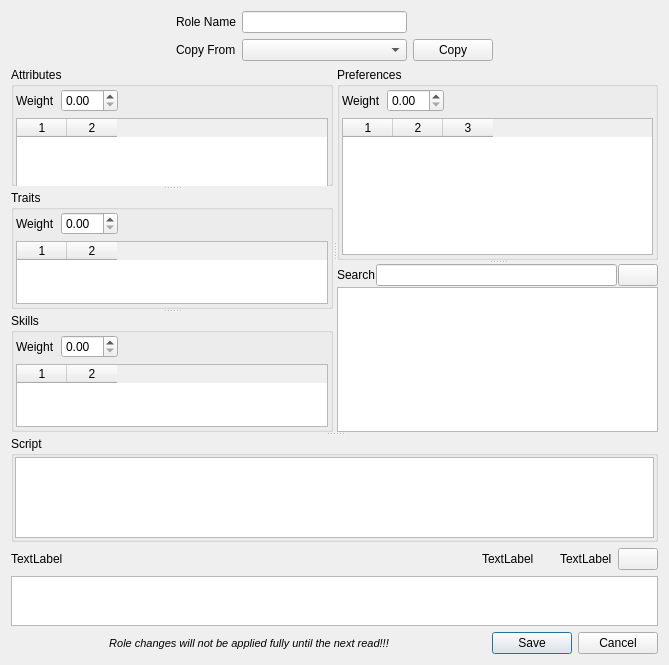
<?xml version="1.0" encoding="UTF-8"?>
<ui version="4.0">
 <class>roleDialog</class>
 <widget class="QDialog" name="roleDialog">
  <property name="geometry">
   <rect>
    <x>0</x>
    <y>0</y>
    <width>669</width>
    <height>665</height>
   </rect>
  </property>
  <property name="sizePolicy">
   <sizepolicy hsizetype="Expanding" vsizetype="Preferred">
    <horstretch>0</horstretch>
    <verstretch>0</verstretch>
   </sizepolicy>
  </property>
  <property name="windowTitle">
   <string>Custom Role</string>
  </property>
  <property name="windowIcon">
   <iconset resource="../images.qrc">
    <normaloff>:/img/hammer.png</normaloff>:/img/hammer.png</iconset>
  </property>
  <layout class="QGridLayout" name="gridLayout_2">
   <item row="4" column="1">
    <widget class="QTextEdit" name="txt_status_tip">
     <property name="maximumSize">
      <size>
       <width>16777215</width>
       <height>50</height>
      </size>
     </property>
    </widget>
   </item>
   <item row="5" column="1">
    <layout class="QHBoxLayout" name="horizontalLayout_5">
     <item>
      <spacer name="horizontalSpacer_10">
       <property name="orientation">
        <enum>Qt::Horizontal</enum>
       </property>
       <property name="sizeHint" stdset="0">
        <size>
         <width>40</width>
         <height>20</height>
        </size>
       </property>
      </spacer>
     </item>
     <item>
      <widget class="QLabel" name="label_2">
       <property name="font">
        <font>
         <pointsize>8</pointsize>
         <italic>true</italic>
        </font>
       </property>
       <property name="text">
        <string>Role changes will not be applied fully until the next read!!!</string>
       </property>
       <property name="textFormat">
        <enum>Qt::AutoText</enum>
       </property>
       <property name="alignment">
        <set>Qt::AlignCenter</set>
       </property>
      </widget>
     </item>
     <item>
      <spacer name="horizontalSpacer">
       <property name="orientation">
        <enum>Qt::Horizontal</enum>
       </property>
       <property name="sizeHint" stdset="0">
        <size>
         <width>40</width>
         <height>20</height>
        </size>
       </property>
      </spacer>
     </item>
     <item>
      <widget class="QPushButton" name="btn_save">
       <property name="text">
        <string>Save</string>
       </property>
      </widget>
     </item>
     <item>
      <widget class="QPushButton" name="btn_cancel">
       <property name="text">
        <string>Cancel</string>
       </property>
      </widget>
     </item>
    </layout>
   </item>
   <item row="3" column="1">
    <layout class="QHBoxLayout" name="horizontalLayout">
     <item>
      <widget class="QLabel" name="lbl_name">
       <property name="statusTip">
        <string>Select another dwarf to compare.</string>
       </property>
       <property name="text">
        <string>TextLabel</string>
       </property>
      </widget>
     </item>
     <item>
      <spacer name="horizontalSpacer_8">
       <property name="orientation">
        <enum>Qt::Horizontal</enum>
       </property>
       <property name="sizeHint" stdset="0">
        <size>
         <width>40</width>
         <height>20</height>
        </size>
       </property>
      </spacer>
     </item>
     <item>
      <widget class="QLabel" name="lbl_current">
       <property name="statusTip">
        <string>This is the current rating for this role. Note that this value is prior to comparison with the other dwarves.</string>
       </property>
       <property name="text">
        <string>TextLabel</string>
       </property>
      </widget>
     </item>
     <item>
      <spacer name="horizontalSpacer_9">
       <property name="orientation">
        <enum>Qt::Horizontal</enum>
       </property>
       <property name="sizeType">
        <enum>QSizePolicy::Fixed</enum>
       </property>
       <property name="sizeHint" stdset="0">
        <size>
         <width>20</width>
         <height>20</height>
        </size>
       </property>
      </spacer>
     </item>
     <item>
      <widget class="QLabel" name="lbl_new">
       <property name="statusTip">
        <string>This is the new rating for this role. Note that this value is prior to comparison with the other dwarves.</string>
       </property>
       <property name="text">
        <string>TextLabel</string>
       </property>
      </widget>
     </item>
     <item>
      <widget class="QPushButton" name="btnRefreshRatings">
       <property name="sizePolicy">
        <sizepolicy hsizetype="Fixed" vsizetype="Fixed">
         <horstretch>0</horstretch>
         <verstretch>0</verstretch>
        </sizepolicy>
       </property>
       <property name="text">
        <string/>
       </property>
       <property name="icon">
        <iconset resource="../images.qrc">
         <normaloff>:/img/refresh.png</normaloff>:/img/refresh.png</iconset>
       </property>
      </widget>
     </item>
    </layout>
   </item>
   <item row="0" column="1">
    <layout class="QGridLayout" name="gridLayout">
     <item row="1" column="1">
      <widget class="QLabel" name="label">
       <property name="text">
        <string>Copy From</string>
       </property>
      </widget>
     </item>
     <item row="0" column="1">
      <widget class="QLabel" name="lbl_role_name">
       <property name="text">
        <string>Role Name</string>
       </property>
      </widget>
     </item>
     <item row="0" column="2">
      <widget class="QLineEdit" name="le_role_name">
       <property name="toolTip">
        <string>The name of the role.</string>
       </property>
       <property name="statusTip">
        <string>Creating a custom role with the same name as a default role will override it in the default Roles view.</string>
       </property>
      </widget>
     </item>
     <item row="1" column="2">
      <widget class="QComboBox" name="cmb_copy">
       <property name="toolTip">
        <string>Target role to copy.</string>
       </property>
       <property name="statusTip">
        <string>Target role to copy.</string>
       </property>
      </widget>
     </item>
     <item row="1" column="3">
      <widget class="QPushButton" name="btn_copy">
       <property name="toolTip">
        <string>Copy the selected role.</string>
       </property>
       <property name="statusTip">
        <string>Copies all weights and aspects from the selected role.</string>
       </property>
       <property name="text">
        <string>Copy</string>
       </property>
      </widget>
     </item>
     <item row="1" column="4">
      <spacer name="horizontalSpacer_3">
       <property name="orientation">
        <enum>Qt::Horizontal</enum>
       </property>
       <property name="sizeHint" stdset="0">
        <size>
         <width>40</width>
         <height>20</height>
        </size>
       </property>
      </spacer>
     </item>
     <item row="1" column="0">
      <spacer name="horizontalSpacer_4">
       <property name="orientation">
        <enum>Qt::Horizontal</enum>
       </property>
       <property name="sizeHint" stdset="0">
        <size>
         <width>40</width>
         <height>20</height>
        </size>
       </property>
      </spacer>
     </item>
    </layout>
   </item>
   <item row="1" column="1">
    <widget class="QSplitter" name="splitter_main">
     <property name="sizePolicy">
      <sizepolicy hsizetype="Preferred" vsizetype="Expanding">
       <horstretch>0</horstretch>
       <verstretch>0</verstretch>
      </sizepolicy>
     </property>
     <property name="minimumSize">
      <size>
       <width>0</width>
       <height>0</height>
      </size>
     </property>
     <property name="orientation">
      <enum>Qt::Vertical</enum>
     </property>
     <property name="childrenCollapsible">
      <bool>false</bool>
     </property>
     <widget class="QSplitter" name="splitter_aspects_main">
      <property name="sizePolicy">
       <sizepolicy hsizetype="Expanding" vsizetype="Ignored">
        <horstretch>0</horstretch>
        <verstretch>0</verstretch>
       </sizepolicy>
      </property>
      <property name="minimumSize">
       <size>
        <width>0</width>
        <height>50</height>
       </size>
      </property>
      <property name="orientation">
       <enum>Qt::Horizontal</enum>
      </property>
      <property name="handleWidth">
       <number>4</number>
      </property>
      <property name="childrenCollapsible">
       <bool>false</bool>
      </property>
      <widget class="QSplitter" name="splitter_aspects_left">
       <property name="orientation">
        <enum>Qt::Vertical</enum>
       </property>
       <property name="handleWidth">
        <number>4</number>
       </property>
       <property name="childrenCollapsible">
        <bool>false</bool>
       </property>
       <widget class="QGroupBox" name="gb_attributes">
        <property name="sizePolicy">
         <sizepolicy hsizetype="Ignored" vsizetype="Preferred">
          <horstretch>0</horstretch>
          <verstretch>0</verstretch>
         </sizepolicy>
        </property>
        <property name="minimumSize">
         <size>
          <width>50</width>
          <height>10</height>
         </size>
        </property>
        <property name="maximumSize">
         <size>
          <width>16777215</width>
          <height>16777215</height>
         </size>
        </property>
        <property name="title">
         <string>Attributes</string>
        </property>
        <layout class="QVBoxLayout" name="verticalLayout_6">
         <property name="margin">
          <number>2</number>
         </property>
         <item>
          <layout class="QHBoxLayout" name="horizontalLayout_3">
           <item>
            <widget class="QLabel" name="lbl_attributes_weight">
             <property name="text">
              <string>Weight</string>
             </property>
            </widget>
           </item>
           <item>
            <widget class="QDoubleSpinBox" name="dsb_attributes_weight">
             <property name="toolTip">
              <string>Attributes weight.</string>
             </property>
             <property name="statusTip">
              <string>This weight is the importance of attributes relative to traits and skills. A higher weight gives more value. Leave at 0 to use default values.</string>
             </property>
             <property name="singleStep">
              <double>0.250000000000000</double>
             </property>
             <property name="value">
              <double>0.000000000000000</double>
             </property>
            </widget>
           </item>
           <item>
            <spacer name="horizontalSpacer_5">
             <property name="orientation">
              <enum>Qt::Horizontal</enum>
             </property>
             <property name="sizeHint" stdset="0">
              <size>
               <width>40</width>
               <height>20</height>
              </size>
             </property>
            </spacer>
           </item>
          </layout>
         </item>
         <item>
          <widget class="QTableWidget" name="tw_attributes">
           <property name="sizePolicy">
            <sizepolicy hsizetype="Expanding" vsizetype="Expanding">
             <horstretch>0</horstretch>
             <verstretch>0</verstretch>
            </sizepolicy>
           </property>
           <property name="minimumSize">
            <size>
             <width>0</width>
             <height>100</height>
            </size>
           </property>
           <property name="contextMenuPolicy">
            <enum>Qt::CustomContextMenu</enum>
           </property>
           <property name="toolTip">
            <string>Right click for options.</string>
           </property>
           <property name="statusTip">
            <string>Right click to add/remove skills.</string>
           </property>
           <property name="alternatingRowColors">
            <bool>true</bool>
           </property>
           <property name="columnCount">
            <number>2</number>
           </property>
           <attribute name="horizontalHeaderDefaultSectionSize">
            <number>50</number>
           </attribute>
           <attribute name="horizontalHeaderShowSortIndicator" stdset="0">
            <bool>true</bool>
           </attribute>
           <attribute name="horizontalHeaderStretchLastSection">
            <bool>false</bool>
           </attribute>
           <column/>
           <column/>
          </widget>
         </item>
        </layout>
       </widget>
       <widget class="QGroupBox" name="gb_traits">
        <property name="sizePolicy">
         <sizepolicy hsizetype="Ignored" vsizetype="Preferred">
          <horstretch>0</horstretch>
          <verstretch>0</verstretch>
         </sizepolicy>
        </property>
        <property name="minimumSize">
         <size>
          <width>50</width>
          <height>10</height>
         </size>
        </property>
        <property name="maximumSize">
         <size>
          <width>16777215</width>
          <height>16777215</height>
         </size>
        </property>
        <property name="title">
         <string>Traits</string>
        </property>
        <layout class="QVBoxLayout" name="verticalLayout_5">
         <property name="margin">
          <number>2</number>
         </property>
         <item>
          <layout class="QHBoxLayout" name="horizontalLayout_7">
           <item>
            <widget class="QLabel" name="lbl_attributes_weight_3">
             <property name="text">
              <string>Weight</string>
             </property>
            </widget>
           </item>
           <item>
            <widget class="QDoubleSpinBox" name="dsb_traits_weight">
             <property name="toolTip">
              <string>Traits weight.</string>
             </property>
             <property name="statusTip">
              <string>This weight is the importance of traits relative to attributes and skills. A higher weight gives more value. Leave at 0 to use default values.</string>
             </property>
             <property name="singleStep">
              <double>0.250000000000000</double>
             </property>
             <property name="value">
              <double>0.000000000000000</double>
             </property>
            </widget>
           </item>
           <item>
            <spacer name="horizontalSpacer_6">
             <property name="orientation">
              <enum>Qt::Horizontal</enum>
             </property>
             <property name="sizeHint" stdset="0">
              <size>
               <width>40</width>
               <height>20</height>
              </size>
             </property>
            </spacer>
           </item>
          </layout>
         </item>
         <item>
          <widget class="QTableWidget" name="tw_traits">
           <property name="sizePolicy">
            <sizepolicy hsizetype="Expanding" vsizetype="Expanding">
             <horstretch>0</horstretch>
             <verstretch>0</verstretch>
            </sizepolicy>
           </property>
           <property name="contextMenuPolicy">
            <enum>Qt::CustomContextMenu</enum>
           </property>
           <property name="toolTip">
            <string>Right click for options.</string>
           </property>
           <property name="statusTip">
            <string>Right click to add/remove skills.</string>
           </property>
           <property name="alternatingRowColors">
            <bool>true</bool>
           </property>
           <property name="columnCount">
            <number>2</number>
           </property>
           <attribute name="horizontalHeaderDefaultSectionSize">
            <number>50</number>
           </attribute>
           <attribute name="horizontalHeaderShowSortIndicator" stdset="0">
            <bool>true</bool>
           </attribute>
           <attribute name="horizontalHeaderStretchLastSection">
            <bool>false</bool>
           </attribute>
           <column/>
           <column/>
          </widget>
         </item>
        </layout>
       </widget>
       <widget class="QGroupBox" name="gb_skills">
        <property name="sizePolicy">
         <sizepolicy hsizetype="Ignored" vsizetype="Preferred">
          <horstretch>0</horstretch>
          <verstretch>0</verstretch>
         </sizepolicy>
        </property>
        <property name="minimumSize">
         <size>
          <width>50</width>
          <height>10</height>
         </size>
        </property>
        <property name="maximumSize">
         <size>
          <width>16777215</width>
          <height>16777215</height>
         </size>
        </property>
        <property name="title">
         <string>Skills</string>
        </property>
        <layout class="QVBoxLayout" name="verticalLayout_2">
         <property name="margin">
          <number>2</number>
         </property>
         <item>
          <layout class="QHBoxLayout" name="horizontalLayout_9">
           <item>
            <widget class="QLabel" name="lbl_attributes_weight_4">
             <property name="text">
              <string>Weight</string>
             </property>
            </widget>
           </item>
           <item>
            <widget class="QDoubleSpinBox" name="dsb_skills_weight">
             <property name="toolTip">
              <string>Skills weight.</string>
             </property>
             <property name="statusTip">
              <string>This weight is the importance of skills relative to traits and attributes. A higher weight gives more value. Leave at 0 to use default values.</string>
             </property>
             <property name="singleStep">
              <double>0.250000000000000</double>
             </property>
             <property name="value">
              <double>0.000000000000000</double>
             </property>
            </widget>
           </item>
           <item>
            <spacer name="horizontalSpacer_7">
             <property name="orientation">
              <enum>Qt::Horizontal</enum>
             </property>
             <property name="sizeHint" stdset="0">
              <size>
               <width>40</width>
               <height>20</height>
              </size>
             </property>
            </spacer>
           </item>
          </layout>
         </item>
         <item>
          <widget class="QTableWidget" name="tw_skills">
           <property name="sizePolicy">
            <sizepolicy hsizetype="Expanding" vsizetype="Expanding">
             <horstretch>0</horstretch>
             <verstretch>0</verstretch>
            </sizepolicy>
           </property>
           <property name="contextMenuPolicy">
            <enum>Qt::CustomContextMenu</enum>
           </property>
           <property name="toolTip">
            <string>Right click for options.</string>
           </property>
           <property name="statusTip">
            <string>Right click to add/remove skills.</string>
           </property>
           <property name="alternatingRowColors">
            <bool>true</bool>
           </property>
           <property name="columnCount">
            <number>2</number>
           </property>
           <attribute name="horizontalHeaderDefaultSectionSize">
            <number>50</number>
           </attribute>
           <attribute name="horizontalHeaderShowSortIndicator" stdset="0">
            <bool>true</bool>
           </attribute>
           <attribute name="horizontalHeaderStretchLastSection">
            <bool>false</bool>
           </attribute>
           <column/>
           <column/>
          </widget>
         </item>
        </layout>
       </widget>
      </widget>
      <widget class="QSplitter" name="splitter_prefs">
       <property name="orientation">
        <enum>Qt::Vertical</enum>
       </property>
       <property name="handleWidth">
        <number>4</number>
       </property>
       <property name="childrenCollapsible">
        <bool>false</bool>
       </property>
       <widget class="QGroupBox" name="gb_prefs">
        <property name="sizePolicy">
         <sizepolicy hsizetype="Preferred" vsizetype="Ignored">
          <horstretch>0</horstretch>
          <verstretch>0</verstretch>
         </sizepolicy>
        </property>
        <property name="minimumSize">
         <size>
          <width>0</width>
          <height>10</height>
         </size>
        </property>
        <property name="title">
         <string>Preferences</string>
        </property>
        <layout class="QVBoxLayout" name="verticalLayout_4">
         <property name="margin">
          <number>2</number>
         </property>
         <item>
          <layout class="QHBoxLayout" name="horizontalLayout_6">
           <item>
            <widget class="QLabel" name="lbl_attributes_weight_5">
             <property name="text">
              <string>Weight</string>
             </property>
            </widget>
           </item>
           <item>
            <widget class="QDoubleSpinBox" name="dsb_prefs_weight">
             <property name="toolTip">
              <string>Skills weight.</string>
             </property>
             <property name="statusTip">
              <string>This weight is the importance of preferences relative to traits and attributes. A higher weight gives more value. Leave at 0 to use default values.</string>
             </property>
             <property name="singleStep">
              <double>0.250000000000000</double>
             </property>
             <property name="value">
              <double>0.000000000000000</double>
             </property>
            </widget>
           </item>
           <item>
            <spacer name="horizontalSpacer_2">
             <property name="orientation">
              <enum>Qt::Horizontal</enum>
             </property>
             <property name="sizeHint" stdset="0">
              <size>
               <width>40</width>
               <height>20</height>
              </size>
             </property>
            </spacer>
           </item>
          </layout>
         </item>
         <item>
          <widget class="QTableWidget" name="tw_prefs">
           <property name="sizePolicy">
            <sizepolicy hsizetype="Expanding" vsizetype="Expanding">
             <horstretch>0</horstretch>
             <verstretch>0</verstretch>
            </sizepolicy>
           </property>
           <property name="contextMenuPolicy">
            <enum>Qt::CustomContextMenu</enum>
           </property>
           <property name="toolTip">
            <string>Right click for options.</string>
           </property>
           <property name="statusTip">
            <string>Right click to remove preferences.</string>
           </property>
           <property name="alternatingRowColors">
            <bool>true</bool>
           </property>
           <property name="columnCount">
            <number>3</number>
           </property>
           <attribute name="horizontalHeaderDefaultSectionSize">
            <number>50</number>
           </attribute>
           <attribute name="horizontalHeaderShowSortIndicator" stdset="0">
            <bool>true</bool>
           </attribute>
           <attribute name="horizontalHeaderStretchLastSection">
            <bool>false</bool>
           </attribute>
           <column/>
           <column/>
           <column/>
          </widget>
         </item>
        </layout>
       </widget>
       <widget class="QWidget" name="verticalLayoutWidget">
        <layout class="QVBoxLayout" name="verticalLayout">
         <property name="spacing">
          <number>1</number>
         </property>
         <item>
          <layout class="QHBoxLayout" name="horizontalLayout_8">
           <item>
            <widget class="QLabel" name="lbl_search">
             <property name="text">
              <string>Search</string>
             </property>
            </widget>
           </item>
           <item>
            <widget class="QLineEdit" name="le_search"/>
           </item>
           <item>
            <widget class="QPushButton" name="btnCloseSearch">
             <property name="text">
              <string/>
             </property>
             <property name="icon">
              <iconset resource="../images.qrc">
               <normaloff>:/img/cross.png</normaloff>:/img/cross.png</iconset>
             </property>
            </widget>
           </item>
          </layout>
         </item>
         <item>
          <widget class="QTreeWidget" name="treePrefs">
           <property name="sizePolicy">
            <sizepolicy hsizetype="Expanding" vsizetype="Expanding">
             <horstretch>0</horstretch>
             <verstretch>0</verstretch>
            </sizepolicy>
           </property>
           <property name="editTriggers">
            <set>QAbstractItemView::NoEditTriggers</set>
           </property>
           <property name="showDropIndicator" stdset="0">
            <bool>false</bool>
           </property>
           <attribute name="headerVisible">
            <bool>false</bool>
           </attribute>
           <attribute name="headerCascadingSectionResizes">
            <bool>true</bool>
           </attribute>
           <attribute name="headerShowSortIndicator" stdset="0">
            <bool>true</bool>
           </attribute>
           <column>
            <property name="text">
             <string notr="true">1</string>
            </property>
           </column>
          </widget>
         </item>
        </layout>
       </widget>
      </widget>
     </widget>
     <widget class="QGroupBox" name="grp_script">
      <property name="sizePolicy">
       <sizepolicy hsizetype="Preferred" vsizetype="Ignored">
        <horstretch>0</horstretch>
        <verstretch>0</verstretch>
       </sizepolicy>
      </property>
      <property name="minimumSize">
       <size>
        <width>0</width>
        <height>20</height>
       </size>
      </property>
      <property name="statusTip">
       <string/>
      </property>
      <property name="title">
       <string>Script</string>
      </property>
      <layout class="QVBoxLayout" name="verticalLayout_3">
       <property name="spacing">
        <number>1</number>
       </property>
       <property name="margin">
        <number>1</number>
       </property>
       <item>
        <widget class="QTextEdit" name="te_script">
         <property name="sizePolicy">
          <sizepolicy hsizetype="Expanding" vsizetype="Expanding">
           <horstretch>0</horstretch>
           <verstretch>0</verstretch>
          </sizepolicy>
         </property>
         <property name="statusTip">
          <string>&lt;b&gt;&lt;font color=red&gt;WARNING: Any script set will be used in place of any attributes, skills, traits or preferences specified!!!&lt;/font&gt;&lt;/b&gt;</string>
         </property>
         <property name="whatsThis">
          <string>&lt;b&gt;&lt;font color=red&gt;WARNING: Any script set will be used in place of any attributes, skills, traits or preferences specified!!!&lt;/font&gt;&lt;/b&gt;</string>
         </property>
        </widget>
       </item>
      </layout>
     </widget>
    </widget>
   </item>
  </layout>
 </widget>
 <resources>
  <include location="../images.qrc"/>
 </resources>
 <connections/>
</ui>
